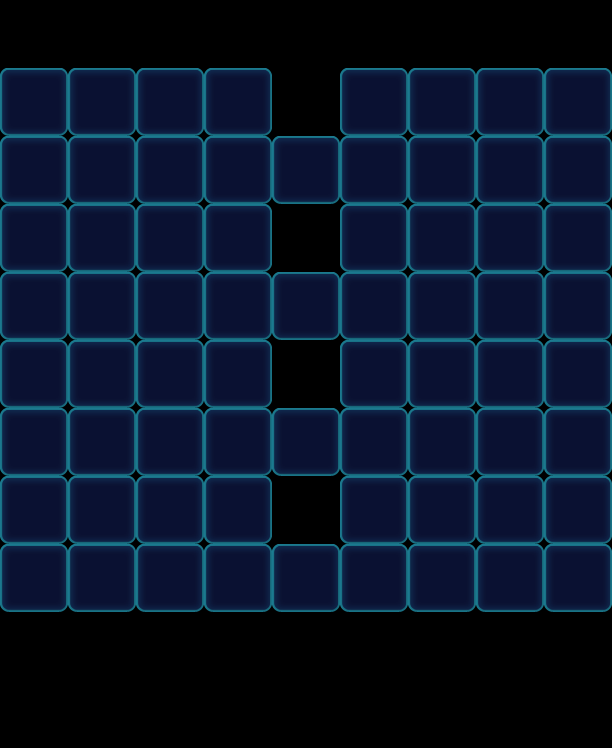

A level layout from a 2D game, rendered from its tile map. Below: a short description, then the map file with tile-grid data replaced by summaries:
An orthogonal 9x11 tile map with 68x68 px tiles, 1 tile layer (Valid), 2 tilesets and 80 objects (68x Monster, 12x Factory_Normal).

<map version="1.0" orientation="orthogonal" width="9" height="11" tilewidth="68" tileheight="68">
 <properties>
  <property name="Connect" value="58,01,1|68,11,1|78,21,1|88,31,1" />
 </properties>
 <tileset firstgid="1" name="game_grid1" tilewidth="68" tileheight="68">
  <image source="game_grid1.png" width="68" height="68" />
 </tileset>
 <tileset firstgid="2" name="map" tilewidth="68" tileheight="68">
  <image source="map.png" width="1024" height="1024" />
 </tileset>
 <layer name="Valid" width="9" height="11">
  <data>[99 cells, 68 non-empty, 1 distinct tile ids]</data>
 </layer>
 <objectgroup name="BottomObj" width="9" height="11" />
 <objectgroup name="MiddleObj" width="9" height="11">
  <object type="Monster" gid="4" x="136" y="408">
   <properties>
    <property name="Color" value="Orange" />
   </properties>
  </object>
  <object type="Monster" gid="3" x="68" y="340">
   <properties>
    <property name="Color" value="Green" />
   </properties>
  </object>
  <object type="Monster" gid="3" x="0" y="272">
   <properties>
    <property name="Bubble" value="1" />
    <property name="Color" value="Green" />
   </properties>
  </object>
  <object type="Monster" gid="2" x="0" y="408">
   <properties>
    <property name="Color" value="Blue" />
   </properties>
  </object>
  <object type="Monster" gid="2" x="0" y="340">
   <properties>
    <property name="Color" value="Blue" />
   </properties>
  </object>
  <object type="Monster" gid="2" x="68" y="272">
   <properties>
    <property name="Color" value="Blue" />
   </properties>
  </object>
  <object type="Monster" gid="17" x="136" y="272">
   <properties>
    <property name="Color" value="Purple" />
   </properties>
  </object>
  <object type="Monster" gid="18" x="136" y="136">
   <properties>
    <property name="Color" value="Pink" />
   </properties>
  </object>
  <object type="Monster" gid="18" x="136" y="204">
   <properties>
    <property name="Color" value="Pink" />
   </properties>
  </object>
  <object type="Monster" gid="18" x="68" y="204">
   <properties>
    <property name="Bubble" value="1" />
    <property name="Color" value="Pink" />
   </properties>
  </object>
  <object type="Monster" gid="19" x="0" y="476">
   <properties>
    <property name="Color" value="Yellow" />
   </properties>
  </object>
  <object type="Monster" gid="19" x="0" y="204">
   <properties>
    <property name="Color" value="Yellow" />
   </properties>
  </object>
  <object type="Monster" gid="4" x="136" y="476">
   <properties>
    <property name="Color" value="Orange" />
   </properties>
  </object>
  <object type="Monster" gid="17" x="68" y="476">
   <properties>
    <property name="Bubble" value="1" />
    <property name="Color" value="Purple" />
   </properties>
  </object>
  <object type="Monster" gid="17" x="136" y="340">
   <properties>
    <property name="Color" value="Purple" />
   </properties>
  </object>
  <object type="Monster" gid="17" x="68" y="408">
   <properties>
    <property name="Color" value="Purple" />
   </properties>
  </object>
  <object type="Monster" gid="19" x="68" y="136">
   <properties>
    <property name="Color" value="Yellow" />
   </properties>
  </object>
  <object type="Monster" gid="3" x="408" y="408">
   <properties>
    <property name="Color" value="Green" />
   </properties>
  </object>
  <object type="Monster" gid="3" x="476" y="476">
   <properties>
    <property name="Bubble" value="1" />
    <property name="Color" value="Green" />
   </properties>
  </object>
  <object type="Monster" gid="17" x="476" y="408">
   <properties>
    <property name="Color" value="Purple" />
   </properties>
  </object>
  <object type="Monster" gid="18" x="544" y="408">
   <properties>
    <property name="Bubble" value="1" />
    <property name="Color" value="Pink" />
   </properties>
  </object>
  <object type="Monster" gid="18" x="544" y="544">
   <properties>
    <property name="Color" value="Pink" />
   </properties>
  </object>
  <object type="Monster" gid="18" x="408" y="544">
   <properties>
    <property name="Color" value="Pink" />
   </properties>
  </object>
  <object type="Monster" gid="2" x="476" y="544">
   <properties>
    <property name="Color" value="Blue" />
   </properties>
  </object>
  <object type="Monster" gid="2" x="408" y="476">
   <properties>
    <property name="Color" value="Blue" />
   </properties>
  </object>
  <object type="Monster" gid="2" x="544" y="476">
   <properties>
    <property name="Color" value="Blue" />
   </properties>
  </object>
  <object type="Monster" gid="19" x="476" y="340">
   <properties>
    <property name="Color" value="Yellow" />
   </properties>
  </object>
  <object type="Monster" gid="19" x="408" y="204">
   <properties>
    <property name="Color" value="Yellow" />
   </properties>
  </object>
  <object type="Monster" gid="19" x="544" y="272">
   <properties>
    <property name="Color" value="Yellow" />
   </properties>
  </object>
  <object type="Monster" gid="17" x="544" y="340">
   <properties>
    <property name="Color" value="Purple" />
   </properties>
  </object>
  <object type="Monster" gid="17" x="476" y="204">
   <properties>
    <property name="Color" value="Purple" />
   </properties>
  </object>
  <object type="Monster" gid="17" x="340" y="204">
   <properties>
    <property name="Bubble" value="1" />
    <property name="Color" value="Purple" />
   </properties>
  </object>
  <object type="Monster" gid="2" x="476" y="272">
   <properties>
    <property name="Color" value="Blue" />
   </properties>
  </object>
  <object type="Monster" gid="2" x="544" y="204">
   <properties>
    <property name="Color" value="Blue" />
   </properties>
  </object>
  <object type="Monster" gid="2" x="476" y="136">
   <properties>
    <property name="Color" value="Blue" />
   </properties>
  </object>
  <object type="Monster" gid="4" x="408" y="272">
   <properties>
    <property name="Color" value="Orange" />
   </properties>
  </object>
  <object type="Monster" gid="4" x="544" y="136">
   <properties>
    <property name="Color" value="Orange" />
   </properties>
  </object>
  <object type="Monster" gid="4" x="408" y="136">
   <properties>
    <property name="Color" value="Orange" />
   </properties>
  </object>
  <object type="Monster" gid="4" x="340" y="136">
   <properties>
    <property name="Color" value="Orange" />
   </properties>
  </object>
  <object type="Monster" gid="3" x="408" y="340">
   <properties>
    <property name="Bubble" value="1" />
    <property name="Color" value="Green" />
   </properties>
  </object>
  <object type="Monster" gid="3" x="68" y="544">
   <properties>
    <property name="Color" value="Green" />
   </properties>
  </object>
  <object type="Monster" gid="3" x="476" y="612">
   <properties>
    <property name="Color" value="Green" />
   </properties>
  </object>
  <object type="Monster" gid="3" x="204" y="476">
   <properties>
    <property name="Color" value="Green" />
   </properties>
  </object>
  <object type="Monster" gid="3" x="272" y="340">
   <properties>
    <property name="Color" value="Green" />
   </properties>
  </object>
  <object type="Monster" gid="3" x="204" y="136">
   <properties>
    <property name="Color" value="Green" />
   </properties>
  </object>
  <object type="Monster" gid="4" x="340" y="340">
   <properties>
    <property name="Color" value="Orange" />
   </properties>
  </object>
  <object type="Monster" gid="4" x="272" y="612">
   <properties>
    <property name="Color" value="Orange" />
   </properties>
  </object>
  <object type="Monster" gid="4" x="0" y="136">
   <properties>
    <property name="Color" value="Orange" />
   </properties>
  </object>
  </objectgroup>
 <objectgroup color="#000000" name="TopObj" width="9" height="11">
  <!-- 12 objects omitted --></objectgroup>
</map>
<!-- 32 of 80 objects omitted -->
